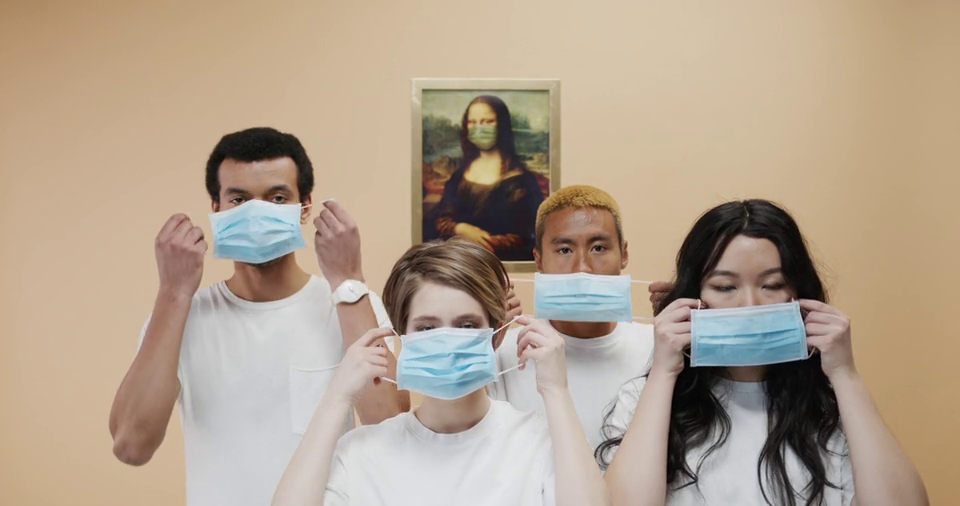
#> input picture frame 41 of preliminary/video.mp4, 960 x 506 px, given in place of street_traffic.mp4, which was not available
$ python 'Reading Video Files using OpenCV - Copy.py'
#> lines starting #> are read from the running program, lines starting #| are printed output that depends on the picture; after the words box and inside, x2 and y2 are one past the last pixel; in counts of white or black regions, pixels touching at a corner belong together
import cv2

# Open a video file
cap = cv2.VideoCapture('videos/street_traffic.mp4')

# font
font = cv2.FONT_HERSHEY_SIMPLEX

# org
org = (150, 50)

# fontScale
fontScale = 1

# Blue color in BGR
color = (0, 0, 255)

# Line thickness of 2 px
thickness = 2

# Check if the video file was successfully opened
if not cap.isOpened():
    print('Error opening video file')

# Read frames from the video file
while cap.isOpened():
    # Capture the frame-by-frame from the video file
    ret, frame = cap.read()
#> frame is the input picture: shape (506, 960, 3); mean B, G, R 142.5, 161.4, 178.6


    # Check if the frame was successfully captured
    if not ret:
        break

    # Using cv2.putText() method
    frame = cv2.putText(frame, 'On peut meme mettre du texte sur la video', org, font,
                   fontScale, color, thickness, cv2.LINE_AA)
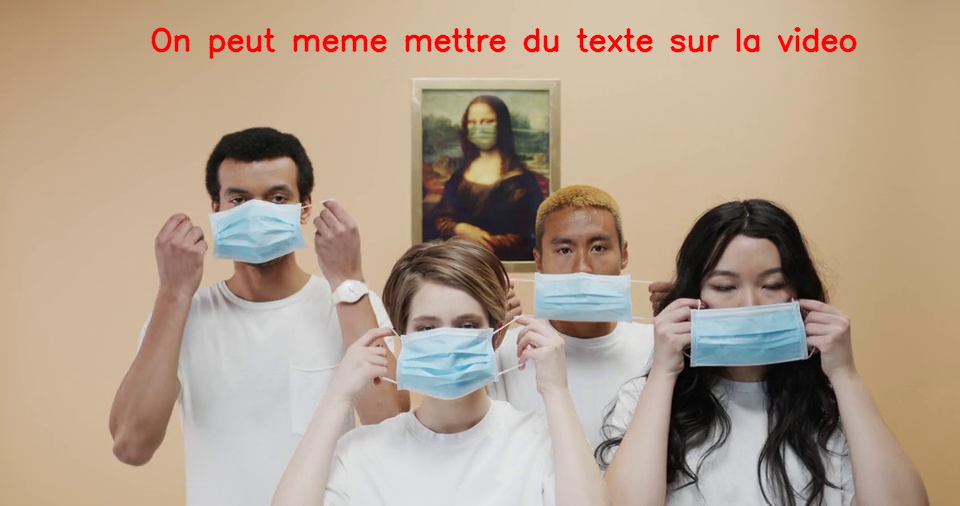
#> frame: shape (506, 960, 3); 1.43% of pixels changed, all inside (x1, y1, x2, y2) = (151, 27, 857, 60)

    # Display the frame
    cv2.imshow('Frame', frame)

    # Press 'q' to exit
    if cv2.waitKey(25) & 0xFF == ord('q'):
#> (key q is pressed here)
        break

# Release the video file and destroy all windows
cap.release()
cv2.destroyAllWindows()

$ run again, starting later in the video
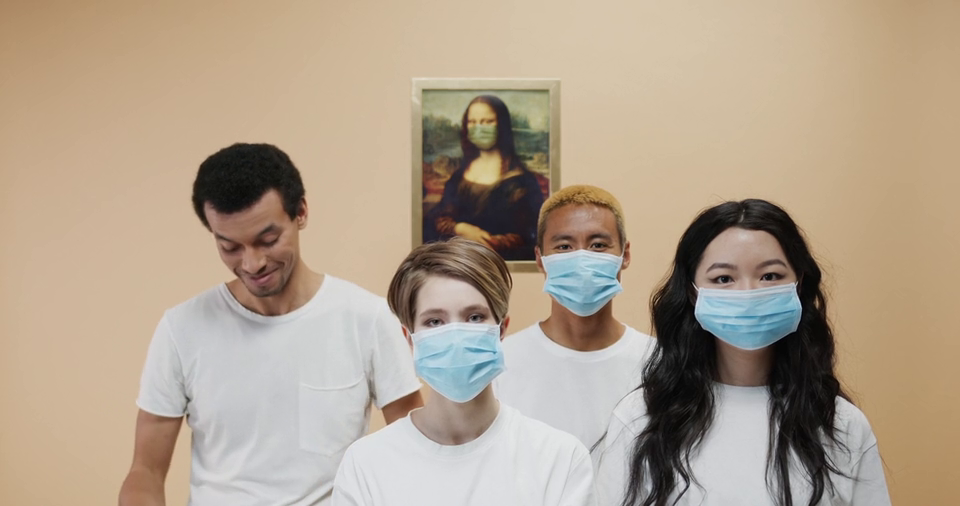
#> input picture frame 186 of preliminary/video.mp4, 960 x 506 px, given in place of street_traffic.mp4, which was not available
#> frame is the input picture: shape (506, 960, 3); mean B, G, R 141.8, 161, 177.3
#> `frame = cv2.putText(frame, 'On peut meme mettre du texte sur la video'..`:
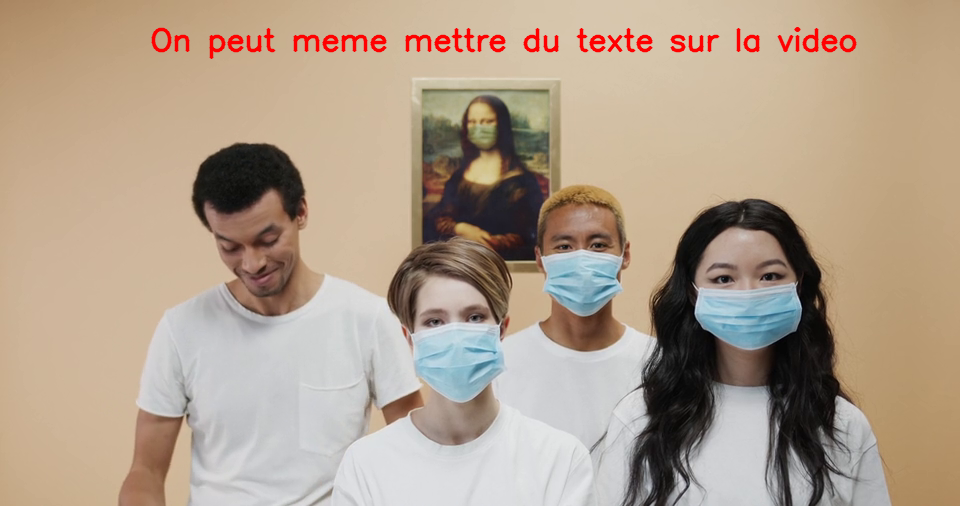
#> frame: shape (506, 960, 3); 1.43% of pixels changed, all inside (x1, y1, x2, y2) = (151, 27, 857, 60)

$ run again, starting later in the video
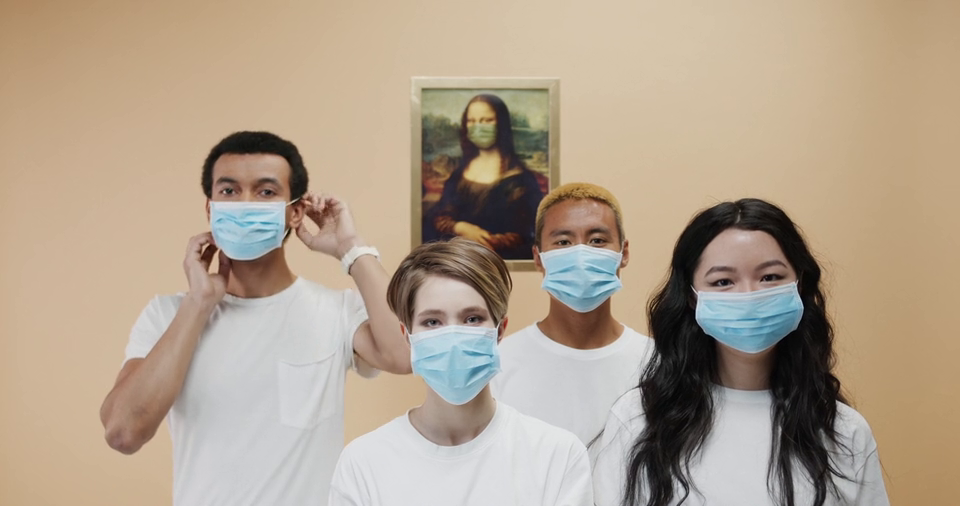
#> input picture frame 331 of preliminary/video.mp4, 960 x 506 px, given in place of street_traffic.mp4, which was not available
#> frame is the input picture: shape (506, 960, 3); mean B, G, R 142, 161.1, 177.5
#> `frame = cv2.putText(frame, 'On peut meme mettre du texte sur la video'..`:
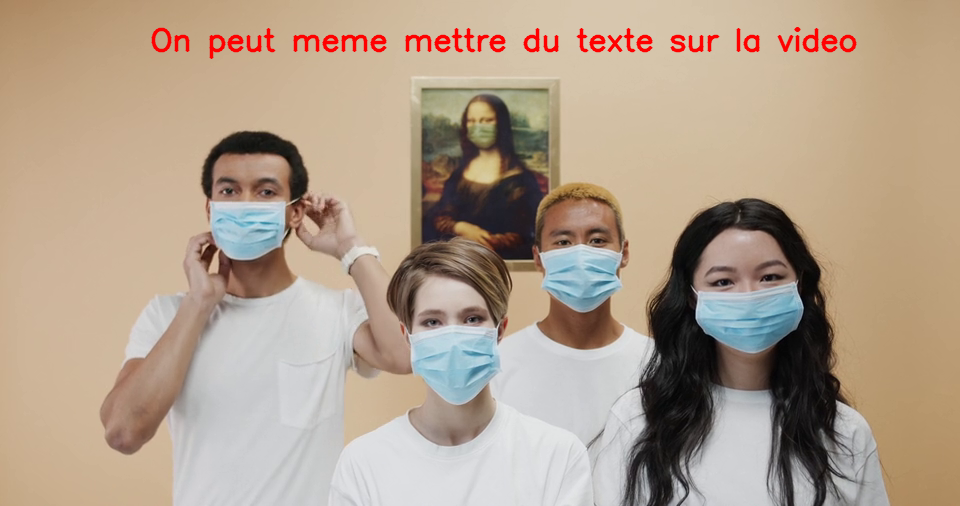
#> frame: shape (506, 960, 3); 1.43% of pixels changed, all inside (x1, y1, x2, y2) = (151, 27, 857, 60)
